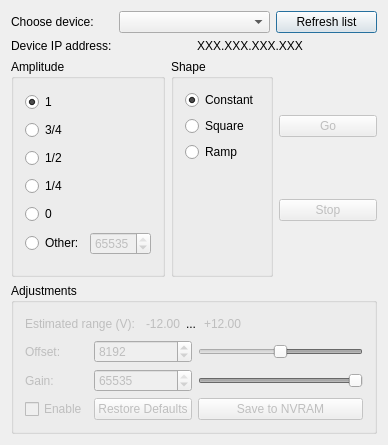
<?xml version="1.0" encoding="UTF-8"?>
<ui version="4.0">
 <class>EDAC40Panel</class>
 <widget class="QDialog" name="EDAC40Panel">
  <property name="geometry">
   <rect>
    <x>0</x>
    <y>0</y>
    <width>388</width>
    <height>445</height>
   </rect>
  </property>
  <property name="font">
   <font>
    <stylestrategy>PreferDefault</stylestrategy>
   </font>
  </property>
  <property name="windowTitle">
   <string>EDAC40</string>
  </property>
  <property name="windowOpacity">
   <double>1.000000000000000</double>
  </property>
  <layout class="QVBoxLayout" name="verticalLayout_4">
   <item>
    <layout class="QHBoxLayout" name="horizontalLayout_2">
     <item>
      <widget class="QLabel" name="label">
       <property name="text">
        <string>Choose device:</string>
       </property>
      </widget>
     </item>
     <item>
      <widget class="QComboBox" name="deviceComboBox">
       <property name="minimumSize">
        <size>
         <width>151</width>
         <height>0</height>
        </size>
       </property>
      </widget>
     </item>
     <item>
      <widget class="QPushButton" name="refreshButton">
       <property name="text">
        <string>Refresh list</string>
       </property>
      </widget>
     </item>
    </layout>
   </item>
   <item>
    <layout class="QHBoxLayout" name="horizontalLayout_4">
     <item>
      <widget class="QLabel" name="label_2">
       <property name="text">
        <string>Device IP address:</string>
       </property>
      </widget>
     </item>
     <item>
      <widget class="QLabel" name="ipLabel">
       <property name="enabled">
        <bool>true</bool>
       </property>
       <property name="text">
        <string>XXX.XXX.XXX.XXX</string>
       </property>
      </widget>
     </item>
    </layout>
   </item>
   <item>
    <layout class="QHBoxLayout" name="horizontalLayout_3">
     <item>
      <widget class="QGroupBox" name="groupBox">
       <property name="title">
        <string>Amplitude</string>
       </property>
       <layout class="QVBoxLayout" name="verticalLayout">
        <item>
         <widget class="QRadioButton" name="valueUnitButton">
          <property name="text">
           <string>1</string>
          </property>
          <property name="checked">
           <bool>true</bool>
          </property>
         </widget>
        </item>
        <item>
         <widget class="QRadioButton" name="valueThreeQuartersButton">
          <property name="text">
           <string>3/4</string>
          </property>
         </widget>
        </item>
        <item>
         <widget class="QRadioButton" name="valueOneHalfButton">
          <property name="text">
           <string>1/2</string>
          </property>
         </widget>
        </item>
        <item>
         <widget class="QRadioButton" name="valueOneQuarterButton">
          <property name="text">
           <string>1/4</string>
          </property>
         </widget>
        </item>
        <item>
         <widget class="QRadioButton" name="valueZeroButton">
          <property name="text">
           <string>0</string>
          </property>
         </widget>
        </item>
        <item>
         <layout class="QHBoxLayout" name="horizontalLayout">
          <item>
           <widget class="QRadioButton" name="valueOtherButton">
            <property name="text">
             <string>Other:</string>
            </property>
           </widget>
          </item>
          <item>
           <widget class="QSpinBox" name="valueSpinBox">
            <property name="enabled">
             <bool>false</bool>
            </property>
            <property name="maximum">
             <number>65535</number>
            </property>
            <property name="singleStep">
             <number>100</number>
            </property>
            <property name="value">
             <number>65535</number>
            </property>
           </widget>
          </item>
         </layout>
        </item>
       </layout>
      </widget>
     </item>
     <item>
      <widget class="QGroupBox" name="groupBox_2">
       <property name="title">
        <string>Shape</string>
       </property>
       <layout class="QVBoxLayout" name="verticalLayout_2">
        <item>
         <widget class="QRadioButton" name="constantButton">
          <property name="text">
           <string>Constant</string>
          </property>
          <property name="checked">
           <bool>true</bool>
          </property>
         </widget>
        </item>
        <item>
         <widget class="QRadioButton" name="squareButton">
          <property name="text">
           <string>Square</string>
          </property>
         </widget>
        </item>
        <item>
         <widget class="QRadioButton" name="rampButton">
          <property name="text">
           <string>Ramp</string>
          </property>
         </widget>
        </item>
        <item>
         <spacer name="verticalSpacer">
          <property name="orientation">
           <enum>Qt::Vertical</enum>
          </property>
          <property name="sizeHint" stdset="0">
           <size>
            <width>20</width>
            <height>65</height>
           </size>
          </property>
         </spacer>
        </item>
       </layout>
      </widget>
     </item>
     <item>
      <layout class="QVBoxLayout" name="verticalLayout_3">
       <item>
        <widget class="QPushButton" name="commitButton">
         <property name="enabled">
          <bool>false</bool>
         </property>
         <property name="text">
          <string>Go</string>
         </property>
        </widget>
       </item>
       <item>
        <widget class="QPushButton" name="stopButton">
         <property name="enabled">
          <bool>false</bool>
         </property>
         <property name="text">
          <string>Stop</string>
         </property>
        </widget>
       </item>
      </layout>
     </item>
    </layout>
   </item>
   <item>
    <widget class="QGroupBox" name="groupBox_3">
     <property name="title">
      <string>Adjustments</string>
     </property>
     <layout class="QGridLayout" name="gridLayout">
      <item row="1" column="0" colspan="2">
       <widget class="QLabel" name="estimatedRangeLabel">
        <property name="enabled">
         <bool>false</bool>
        </property>
        <property name="text">
         <string>Estimated range (V):</string>
        </property>
       </widget>
      </item>
      <item row="1" column="2" colspan="2">
       <layout class="QHBoxLayout" name="horizontalLayout_5">
        <item>
         <widget class="QLabel" name="rangeMinLabel">
          <property name="enabled">
           <bool>false</bool>
          </property>
          <property name="text">
           <string>-12.00</string>
          </property>
         </widget>
        </item>
        <item>
         <widget class="QLabel" name="dotsLabel">
          <property name="text">
           <string>...</string>
          </property>
         </widget>
        </item>
        <item>
         <widget class="QLabel" name="rangeMaxLabel">
          <property name="enabled">
           <bool>false</bool>
          </property>
          <property name="text">
           <string>+12.00</string>
          </property>
         </widget>
        </item>
       </layout>
      </item>
      <item row="1" column="4">
       <spacer name="horizontalSpacer_2">
        <property name="orientation">
         <enum>Qt::Horizontal</enum>
        </property>
        <property name="sizeHint" stdset="0">
         <size>
          <width>78</width>
          <height>20</height>
         </size>
        </property>
       </spacer>
      </item>
      <item row="2" column="0">
       <widget class="QLabel" name="offsetDACLabel">
        <property name="enabled">
         <bool>false</bool>
        </property>
        <property name="text">
         <string>Offset:</string>
        </property>
       </widget>
      </item>
      <item row="2" column="1" colspan="2">
       <widget class="QSpinBox" name="offsetDACSpinBox">
        <property name="enabled">
         <bool>false</bool>
        </property>
        <property name="minimumSize">
         <size>
          <width>61</width>
          <height>0</height>
         </size>
        </property>
        <property name="maximum">
         <number>16383</number>
        </property>
        <property name="value">
         <number>8192</number>
        </property>
       </widget>
      </item>
      <item row="2" column="3" colspan="2">
       <widget class="QSlider" name="offsetDACSlider">
        <property name="enabled">
         <bool>false</bool>
        </property>
        <property name="maximum">
         <number>16383</number>
        </property>
        <property name="pageStep">
         <number>100</number>
        </property>
        <property name="value">
         <number>8192</number>
        </property>
        <property name="orientation">
         <enum>Qt::Horizontal</enum>
        </property>
        <property name="invertedAppearance">
         <bool>true</bool>
        </property>
        <property name="invertedControls">
         <bool>true</bool>
        </property>
       </widget>
      </item>
      <item row="3" column="0">
       <widget class="QLabel" name="gainLabel">
        <property name="enabled">
         <bool>false</bool>
        </property>
        <property name="text">
         <string>Gain:</string>
        </property>
       </widget>
      </item>
      <item row="3" column="1" colspan="2">
       <widget class="QSpinBox" name="gainSpinBox">
        <property name="enabled">
         <bool>false</bool>
        </property>
        <property name="minimumSize">
         <size>
          <width>61</width>
          <height>0</height>
         </size>
        </property>
        <property name="maximum">
         <number>65535</number>
        </property>
        <property name="value">
         <number>65535</number>
        </property>
       </widget>
      </item>
      <item row="3" column="3" colspan="2">
       <widget class="QSlider" name="gainSlider">
        <property name="enabled">
         <bool>false</bool>
        </property>
        <property name="maximum">
         <number>65535</number>
        </property>
        <property name="pageStep">
         <number>100</number>
        </property>
        <property name="value">
         <number>65535</number>
        </property>
        <property name="orientation">
         <enum>Qt::Horizontal</enum>
        </property>
       </widget>
      </item>
      <item row="4" column="0">
       <widget class="QCheckBox" name="adjustmentsEnableCheckBox">
        <property name="enabled">
         <bool>false</bool>
        </property>
        <property name="text">
         <string>Enable</string>
        </property>
       </widget>
      </item>
      <item row="4" column="1" colspan="2">
       <widget class="QPushButton" name="resetDefaultsButton">
        <property name="enabled">
         <bool>false</bool>
        </property>
        <property name="text">
         <string>Restore Defaults</string>
        </property>
       </widget>
      </item>
      <item row="4" column="3" colspan="2">
       <widget class="QPushButton" name="saveDefaultsButton">
        <property name="enabled">
         <bool>false</bool>
        </property>
        <property name="text">
         <string>Save to NVRAM</string>
        </property>
       </widget>
      </item>
     </layout>
    </widget>
   </item>
  </layout>
 </widget>
 <layoutdefault spacing="6" margin="11"/>
 <resources/>
 <connections>
  <connection>
   <sender>refreshButton</sender>
   <signal>clicked()</signal>
   <receiver>EDAC40Panel</receiver>
   <slot>listDevices()</slot>
   <hints>
    <hint type="sourcelabel">
     <x>299</x>
     <y>21</y>
    </hint>
    <hint type="destinationlabel">
     <x>292</x>
     <y>42</y>
    </hint>
   </hints>
  </connection>
  <connection>
   <sender>valueOtherButton</sender>
   <signal>toggled(bool)</signal>
   <receiver>valueSpinBox</receiver>
   <slot>setEnabled(bool)</slot>
   <hints>
    <hint type="sourcelabel">
     <x>55</x>
     <y>258</y>
    </hint>
    <hint type="destinationlabel">
     <x>152</x>
     <y>259</y>
    </hint>
   </hints>
  </connection>
  <connection>
   <sender>deviceComboBox</sender>
   <signal>activated(int)</signal>
   <receiver>EDAC40Panel</receiver>
   <slot>chooseDevice(int)</slot>
   <hints>
    <hint type="sourcelabel">
     <x>134</x>
     <y>21</y>
    </hint>
    <hint type="destinationlabel">
     <x>135</x>
     <y>58</y>
    </hint>
   </hints>
  </connection>
  <connection>
   <sender>commitButton</sender>
   <signal>clicked()</signal>
   <receiver>EDAC40Panel</receiver>
   <slot>commitChanges()</slot>
   <hints>
    <hint type="sourcelabel">
     <x>374</x>
     <y>146</y>
    </hint>
    <hint type="destinationlabel">
     <x>284</x>
     <y>118</y>
    </hint>
   </hints>
  </connection>
  <connection>
   <sender>stopButton</sender>
   <signal>clicked()</signal>
   <receiver>EDAC40Panel</receiver>
   <slot>stopGenerator()</slot>
   <hints>
    <hint type="sourcelabel">
     <x>374</x>
     <y>225</y>
    </hint>
    <hint type="destinationlabel">
     <x>272</x>
     <y>164</y>
    </hint>
   </hints>
  </connection>
  <connection>
   <sender>adjustmentsEnableCheckBox</sender>
   <signal>toggled(bool)</signal>
   <receiver>EDAC40Panel</receiver>
   <slot>setAdjustmentsEnabled(bool)</slot>
   <hints>
    <hint type="sourcelabel">
     <x>71</x>
     <y>469</y>
    </hint>
    <hint type="destinationlabel">
     <x>2</x>
     <y>310</y>
    </hint>
   </hints>
  </connection>
  <connection>
   <sender>offsetDACSpinBox</sender>
   <signal>valueChanged(int)</signal>
   <receiver>offsetDACSlider</receiver>
   <slot>setValue(int)</slot>
   <hints>
    <hint type="sourcelabel">
     <x>200</x>
     <y>380</y>
    </hint>
    <hint type="destinationlabel">
     <x>364</x>
     <y>378</y>
    </hint>
   </hints>
  </connection>
  <connection>
   <sender>offsetDACSlider</sender>
   <signal>valueChanged(int)</signal>
   <receiver>offsetDACSpinBox</receiver>
   <slot>setValue(int)</slot>
   <hints>
    <hint type="sourcelabel">
     <x>364</x>
     <y>378</y>
    </hint>
    <hint type="destinationlabel">
     <x>200</x>
     <y>380</y>
    </hint>
   </hints>
  </connection>
  <connection>
   <sender>gainSpinBox</sender>
   <signal>valueChanged(int)</signal>
   <receiver>gainSlider</receiver>
   <slot>setValue(int)</slot>
   <hints>
    <hint type="sourcelabel">
     <x>200</x>
     <y>409</y>
    </hint>
    <hint type="destinationlabel">
     <x>364</x>
     <y>407</y>
    </hint>
   </hints>
  </connection>
  <connection>
   <sender>gainSlider</sender>
   <signal>valueChanged(int)</signal>
   <receiver>gainSpinBox</receiver>
   <slot>setValue(int)</slot>
   <hints>
    <hint type="sourcelabel">
     <x>364</x>
     <y>407</y>
    </hint>
    <hint type="destinationlabel">
     <x>200</x>
     <y>409</y>
    </hint>
   </hints>
  </connection>
  <connection>
   <sender>offsetDACSpinBox</sender>
   <signal>valueChanged(int)</signal>
   <receiver>EDAC40Panel</receiver>
   <slot>sendAdjustments()</slot>
   <hints>
    <hint type="sourcelabel">
     <x>200</x>
     <y>380</y>
    </hint>
    <hint type="destinationlabel">
     <x>252</x>
     <y>214</y>
    </hint>
   </hints>
  </connection>
  <connection>
   <sender>gainSpinBox</sender>
   <signal>valueChanged(int)</signal>
   <receiver>EDAC40Panel</receiver>
   <slot>sendAdjustments()</slot>
   <hints>
    <hint type="sourcelabel">
     <x>200</x>
     <y>409</y>
    </hint>
    <hint type="destinationlabel">
     <x>142</x>
     <y>381</y>
    </hint>
   </hints>
  </connection>
  <connection>
   <sender>offsetDACSpinBox</sender>
   <signal>valueChanged(int)</signal>
   <receiver>EDAC40Panel</receiver>
   <slot>calculateRange()</slot>
   <hints>
    <hint type="sourcelabel">
     <x>200</x>
     <y>380</y>
    </hint>
    <hint type="destinationlabel">
     <x>4</x>
     <y>259</y>
    </hint>
   </hints>
  </connection>
  <connection>
   <sender>gainSpinBox</sender>
   <signal>valueChanged(int)</signal>
   <receiver>EDAC40Panel</receiver>
   <slot>calculateRange()</slot>
   <hints>
    <hint type="sourcelabel">
     <x>189</x>
     <y>409</y>
    </hint>
    <hint type="destinationlabel">
     <x>3</x>
     <y>342</y>
    </hint>
   </hints>
  </connection>
  <connection>
   <sender>resetDefaultsButton</sender>
   <signal>clicked()</signal>
   <receiver>EDAC40Panel</receiver>
   <slot>setDefaultAdjustments()</slot>
   <hints>
    <hint type="sourcelabel">
     <x>200</x>
     <y>473</y>
    </hint>
    <hint type="destinationlabel">
     <x>191</x>
     <y>409</y>
    </hint>
   </hints>
  </connection>
  <connection>
   <sender>saveDefaultsButton</sender>
   <signal>clicked()</signal>
   <receiver>EDAC40Panel</receiver>
   <slot>saveDefaults()</slot>
   <hints>
    <hint type="sourcelabel">
     <x>364</x>
     <y>473</y>
    </hint>
    <hint type="destinationlabel">
     <x>327</x>
     <y>392</y>
    </hint>
   </hints>
  </connection>
  <connection>
   <sender>valueUnitButton</sender>
   <signal>toggled(bool)</signal>
   <receiver>EDAC40Panel</receiver>
   <slot>updateVoltageValue()</slot>
   <hints>
    <hint type="sourcelabel">
     <x>88</x>
     <y>111</y>
    </hint>
    <hint type="destinationlabel">
     <x>193</x>
     <y>248</y>
    </hint>
   </hints>
  </connection>
  <connection>
   <sender>valueThreeQuartersButton</sender>
   <signal>toggled(bool)</signal>
   <receiver>EDAC40Panel</receiver>
   <slot>updateVoltageValue()</slot>
   <hints>
    <hint type="sourcelabel">
     <x>88</x>
     <y>138</y>
    </hint>
    <hint type="destinationlabel">
     <x>193</x>
     <y>248</y>
    </hint>
   </hints>
  </connection>
  <connection>
   <sender>valueOneHalfButton</sender>
   <signal>toggled(bool)</signal>
   <receiver>EDAC40Panel</receiver>
   <slot>updateVoltageValue()</slot>
   <hints>
    <hint type="sourcelabel">
     <x>88</x>
     <y>165</y>
    </hint>
    <hint type="destinationlabel">
     <x>193</x>
     <y>248</y>
    </hint>
   </hints>
  </connection>
  <connection>
   <sender>valueOneQuarterButton</sender>
   <signal>toggled(bool)</signal>
   <receiver>EDAC40Panel</receiver>
   <slot>updateVoltageValue()</slot>
   <hints>
    <hint type="sourcelabel">
     <x>88</x>
     <y>192</y>
    </hint>
    <hint type="destinationlabel">
     <x>193</x>
     <y>248</y>
    </hint>
   </hints>
  </connection>
  <connection>
   <sender>valueZeroButton</sender>
   <signal>toggled(bool)</signal>
   <receiver>EDAC40Panel</receiver>
   <slot>updateVoltageValue()</slot>
   <hints>
    <hint type="sourcelabel">
     <x>88</x>
     <y>219</y>
    </hint>
    <hint type="destinationlabel">
     <x>193</x>
     <y>248</y>
    </hint>
   </hints>
  </connection>
  <connection>
   <sender>valueOtherButton</sender>
   <signal>toggled(bool)</signal>
   <receiver>EDAC40Panel</receiver>
   <slot>updateVoltageValue()</slot>
   <hints>
    <hint type="sourcelabel">
     <x>56</x>
     <y>248</y>
    </hint>
    <hint type="destinationlabel">
     <x>193</x>
     <y>248</y>
    </hint>
   </hints>
  </connection>
  <connection>
   <sender>valueSpinBox</sender>
   <signal>valueChanged(int)</signal>
   <receiver>EDAC40Panel</receiver>
   <slot>updateVoltageValue()</slot>
   <hints>
    <hint type="sourcelabel">
     <x>124</x>
     <y>248</y>
    </hint>
    <hint type="destinationlabel">
     <x>193</x>
     <y>248</y>
    </hint>
   </hints>
  </connection>
 </connections>
 <slots>
  <slot>listDevices()</slot>
  <slot>chooseDevice(int)</slot>
  <slot>commitChanges()</slot>
  <slot>stopGenerator()</slot>
  <slot>setAdjustmentsEnabled(bool)</slot>
  <slot>setOffsetDAC(int)</slot>
  <slot>setGain(int)</slot>
  <slot>setOffset(int)</slot>
  <slot>calculateRange()</slot>
  <slot>setDefaultAdjustments()</slot>
  <slot>saveDefaults()</slot>
  <slot>updateVoltageValue()</slot>
  <slot>sendAdjustments()</slot>
 </slots>
</ui>
